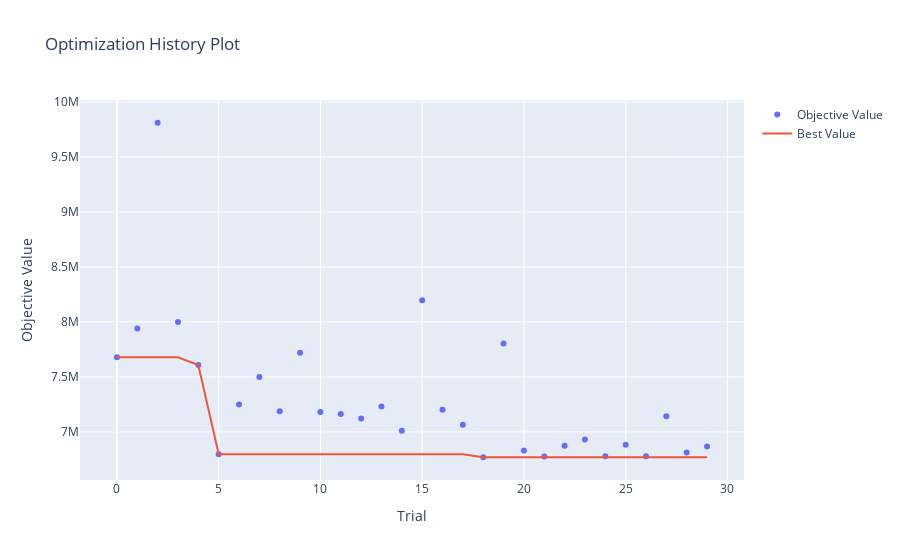

Here is the notebook cell this chart was saved with:
### Code cell
# 하이퍼파라미터 최적화 과정을 확인
optuna.visualization.plot_optimization_history(study_xgb)
